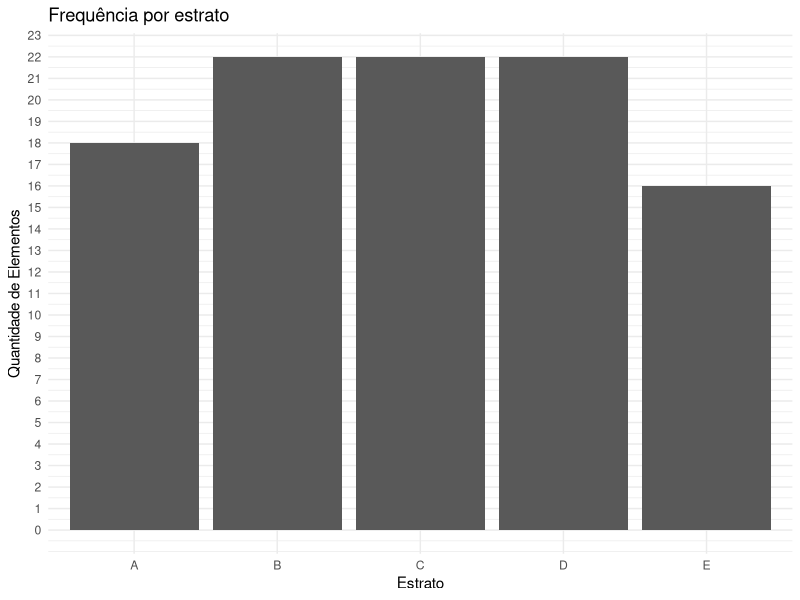
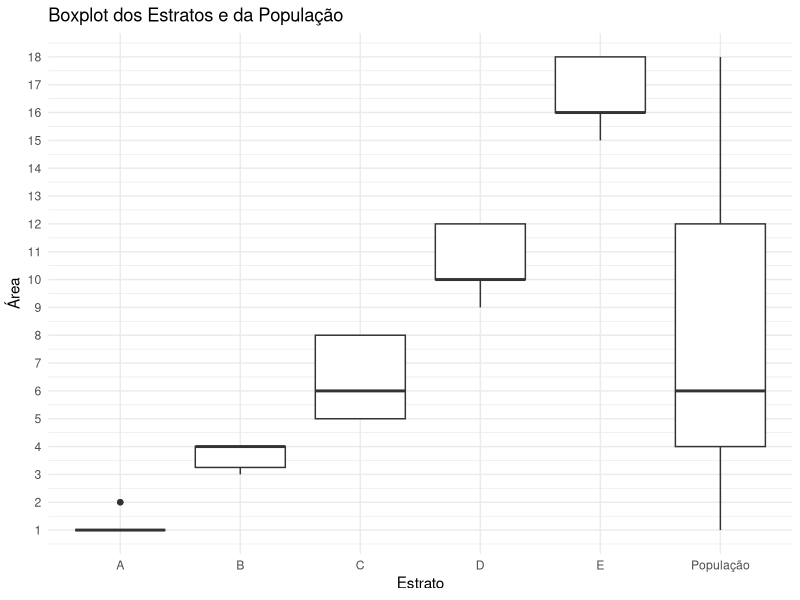
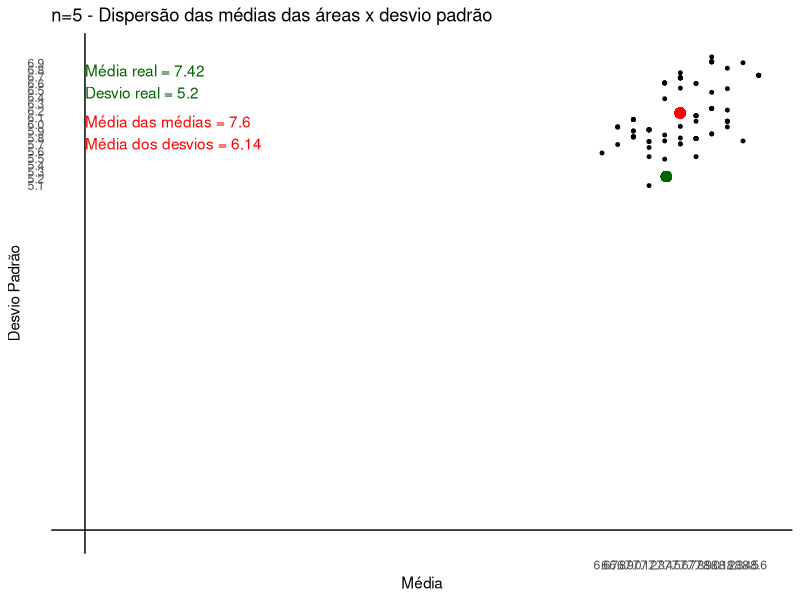
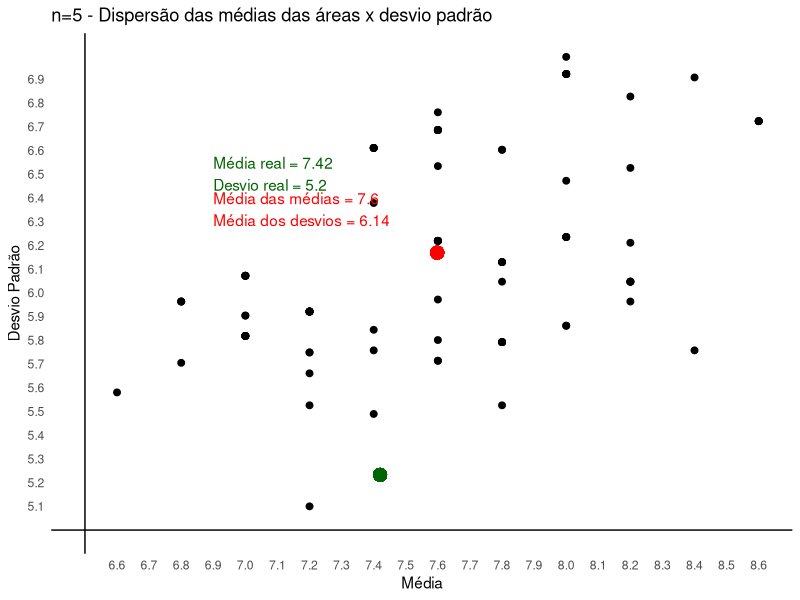
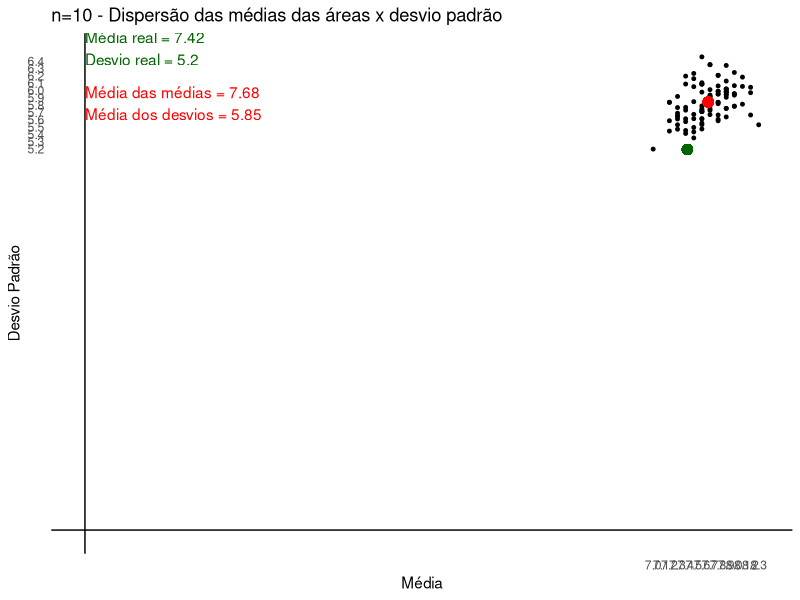
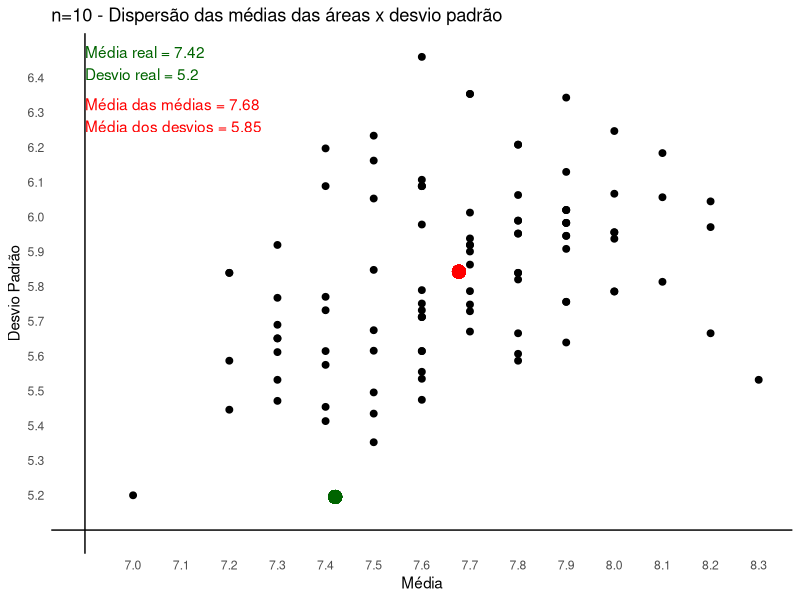

The R script that drew these images, in order:
library(dplyr)
library(ggplot2)

################################################
### Definição da base de dados
################################################
dados <- tibble(
  numero = 1:100,
  area = c(1, 1, 1, 1, 1, 5, 12, 1, 1, 1, 1, 8, 16, 4, 9, 1, 9, 4, 1, 1, 1, 4, 
           10, 5, 18, 12, 4, 5, 10, 4, 16, 5, 12, 12, 4, 4, 10, 9, 12, 8, 16, 6, 
           4, 1, 10, 3, 16, 6, 10, 1, 16, 12, 6, 3, 16, 4, 18, 4, 8, 16, 8, 3, 
           9, 1, 5, 10, 4, 12, 4, 18, 4, 12, 16, 10, 8, 18, 3, 4, 8, 2, 15, 6, 
           2, 5, 8, 5, 8, 4, 12, 16, 3, 5, 16, 3, 6, 18, 4, 6, 9, 12)
)

dados %>%
  count(area)

soma <- sum(dados$area)

set.seed(as.integer(Sys.time()))
n_iteracoes <- 100


################################################
### Categorização dos dados
################################################
dados <- dados %>%
  mutate(
    estrato = case_when(
      area <= 2 ~ "A",
      area > 2 & area <= 4 ~ "B",
      area > 4 & area <= 8 ~ "C",
      area > 4 & area <= 12 ~ "D",
      area > 12 ~ "E"
    )
  )

glimpse(dados)

################################################
### Dados da população
################################################
mediaReal <- mean(dados$area)
desvioReal <- sqrt(sum((dados$area - mean(dados$area))^2) / length(dados$area))

################################################
### Gráfico Barras de cada Estrato
################################################
graf_barra <- dados %>%
  count(estrato)

ggplot(graf_barra, aes(x = estrato, y = n)) +
  geom_col() +
  labs(
    title = "Frequência por estrato",
    x = "Estrato",
    y = "Quantidade de Elementos"
  ) +
  scale_y_continuous(
    breaks = seq(0, 100, by = 1),
    labels = scales::label_number(accuracy = 1) 
  ) +
  theme_minimal()

################################################
### Gráfico Box Plot dos Estratos
################################################
dados_plot <- bind_rows(
  dados,
  dados %>% mutate(estrato = "População")
)

ggplot(dados_plot, aes(x = estrato, y = area)) +
  geom_boxplot() +
  labs(
    title = "Boxplot dos Estratos e da População",
    x = "Estrato",
    y = "Área"
  ) +
  scale_y_continuous(
    breaks = seq(0, 100, by = 1),
    labels = scales::label_number(accuracy = 1) 
  ) +
  theme_minimal()

################################################
### Gráfico de Dispersão
################################################
dispersao <- function(tabela, mediaReal, desvioReal, cartesiano, n) {
  if (n == 5){
    titulo = "n=5 - Dispersão das médias das áreas x desvio padrão"
  }
  if (n == 10){
    titulo = "n=10 - Dispersão das médias das áreas x desvio padrão"
  }
  
  if (cartesiano == 0){
    inicioX = 0
    inicioY = 0
    tamPonto = 1
    posTextoX = 0
    posTextoYRed = 5.6
    posTextoYGreen = 6.35
  } else {
    inicioX = min(tabela$media)-0.1
    inicioY = min(tabela$desvio_padrao)-0.1
    tamPonto = 2
    posTextoX = 6.9
    posTextoYRed = 6.25
    posTextoYGreen = 6.4
  }
  
  ggplot(tabela, aes(x = media, y = desvio_padrao)) +
    geom_point(size = tamPonto) +
    geom_hline(yintercept = inicioY, linewidth = 0.5) +
    geom_vline(xintercept = inicioX, linewidth = 0.5) +
    geom_point(
      aes(x = mean(media), y = mean(desvio_padrao)),
      color = "red",
      size = tamPonto+2
    ) +
    geom_point(
      aes(x = mediaReal, y = desvioReal),
      color = "darkgreen",
      size = tamPonto+2
    ) +
    annotate(
      "text",
      x = posTextoX,
      y = posTextoYRed,
      label = paste("Média das médias =", round(mean(tabela$media), 2),
                    "\nMédia dos desvios =", round(mean(tabela$desvio_padrao), 2)),
      color = "red",
      vjust = 0,
      hjust = 0
    ) +
    annotate(
      "text",
      x = posTextoX,
      y = posTextoYGreen,
      label = paste("Média real =", mediaReal,
                    "\nDesvio real =", round(desvioReal, 2)),
      color = "darkgreen",
      vjust = 0,
      hjust = 0
    ) +
    scale_x_continuous(
      breaks = seq(min(tabela$media), max(tabela$media), by = 0.1),
      labels = scales::label_number(accuracy = 0.1)
    ) +
    scale_y_continuous(
      breaks = seq(min(tabela$desvio_padrao), max(tabela$desvio_padrao), by = 0.1),
      labels = scales::label_number(accuracy = 0.1)
    ) +
    labs(
      title = titulo,
      x = "Média",
      y = "Desvio Padrão"
    ) +
    theme_minimal() +
    theme(
      panel.grid = element_blank()
    )
}

################################################
### Cálculo por amostragem
################################################
calculoAmostragem <- function(tabela, tamN) {
  if (tamN == 5){
    fatia = 1
  }
  if (tamN == 10){
    fatia = 2
  }
  
  calculos <- list()
  
  for (i in 1:n_iteracoes) {
    aae <- tabela %>%
      group_by(estrato) %>%
      slice_sample(n=fatia) %>%
      ungroup()
    
    calculos[[i]] <- tibble(
      media = mean(aae$area),
      desvio_padrao = sd(aae$area),
      n = length(aae$area)
    )
  }

  aae <- bind_rows(calculos)
  
  return (aae)
}

################################################
### Main
################################################

aae_n5 <- calculoAmostragem(dados, 5)
aae_n10 <- calculoAmostragem(dados, 10)

dispersao(aae_n5, mediaReal, desvioReal, 0, 5)
dispersao(aae_n5, mediaReal, desvioReal, 1, 5)
dispersao(aae_n10, mediaReal, desvioReal, 0, 10)
dispersao(aae_n10, mediaReal, desvioReal, 1, 10)
